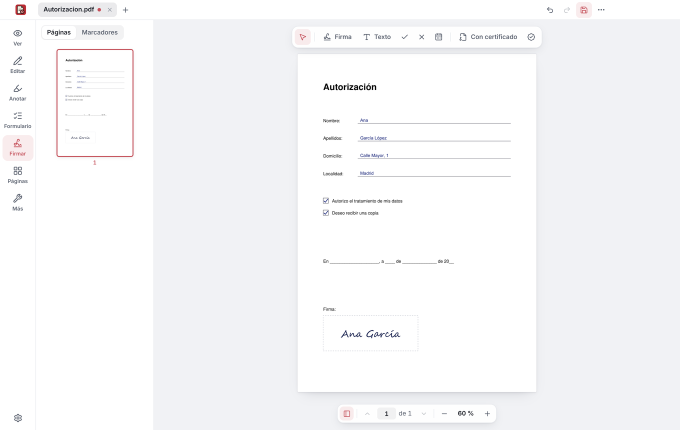
#> input picture .github/firma.png, 1360 x 860 px (shown at 1/2 size)
$ python -i scanworker.py   (imports and definitions only)
#> lines starting #> are read from the running program, lines starting #| are printed output that depends on the picture; after the words box and inside, x2 and y2 are one past the last pixel; in counts of white or black regions, pixels touching at a corner belong together
#> further down, picture is the input picture: shape (860, 1360, 3); mean B, G, R 248.7, 247.2, 247
"""Busca el documento en fotos de papeles, en un proceso aparte.

Se lanza como ``python -m molino_engine --scan-worker <peticion.json> <resultado.json>``
(o el ejecutable empaquetado con los mismos argumentos). Usa OpenCV y NumPy,
que no pueden cargarse dentro del motor (ver wordworker.py), y va aislado igual
que la conversion a Word: con el motor aislado lo lanza el intermediario dentro
del mismo AppContainer.

La peticion la escribe el motor en su carpeta privada: la lista de imagenes que
hay junto a ella (PNG reducidas que el propio motor ha descodificado y vuelto a
guardar: aqui nunca llega el archivo original del usuario). El resultado dice,
para cada una, donde estan las cuatro esquinas del papel en coordenadas
relativas (0..1, en el orden superior izquierda, superior derecha, inferior
derecha, inferior izquierda) o ``null`` si no se encuentra con seguridad.
"""

from __future__ import annotations

import json
import logging
import math
import os
import re
import sys
from typing import Any

EXIT_OK = 0
EXIT_USAGE = 2
EXIT_UNAVAILABLE = 3
EXIT_FAILED = 4

_NAME = re.compile(r"^det-\d{1,4}\.png$")
MAX_IMAGES = 500
MAX_REQUEST = 256 * 1024
MAX_IMAGE_BYTES = 40 * 1024 * 1024
# Lado mayor con el que se busca el papel: de sobra para encontrar sus bordes y rapido.
WORK_SIZE = 720
# El papel ocupa al menos esta parte de la foto: lo mas pequeno suele ser otra cosa.
MIN_AREA = 0.18
# Si ocupa casi toda la foto no hay fondo que quitar: mejor la foto entera.
MAX_AREA = 0.985
# Diferencia minima de color entre el papel y lo que lo rodea (en Lab de OpenCV).
MIN_CONTRAST = 18.0


def _libs() -> tuple[Any, Any]:
    import cv2
    import numpy as np

    return cv2, np


def _order(points: Any) -> Any:
    """Las cuatro esquinas en el orden de las agujas del reloj, empezando por la superior izquierda."""
    _, np = _libs()
    pts = np.asarray(points, dtype=np.float64).reshape(4, 2)
    center = pts.mean(axis=0)
    # Con el eje y hacia abajo, el angulo crece en el sentido de las agujas del reloj.
    pts = pts[np.argsort(np.arctan2(pts[:, 1] - center[1], pts[:, 0] - center[0]))]
    return np.roll(pts, -int(np.argmin(pts.sum(axis=1))), axis=0)


def _contrast(quad: Any, lab: Any) -> float:
    """Diferencia entre el color justo dentro del borde y el de justo fuera.

    Con la mediana, que no se deja llevar por el texto: el borde de un papel
    sobre una mesa separa colores distintos; el contorno de un bloque de texto
    (lo que se encontraria en un escaneo o en una foto sin fondo) tiene papel
    blanco a los dos lados.
    """
    cv2, np = _libs()
    height, width = lab.shape[:2]
    mask = np.zeros((height, width), np.uint8)
    cv2.fillConvexPoly(mask, np.round(quad).astype(np.int32), 255)
    size = max(3, round(0.025 * max(height, width)))
    kernel = cv2.getStructuringElement(cv2.MORPH_RECT, (size, size))
    outer = cv2.subtract(cv2.dilate(mask, kernel), mask)
    inner = cv2.subtract(mask, cv2.erode(mask, kernel))
    if cv2.countNonZero(outer) < 50 or cv2.countNonZero(inner) < 50:
        return 0.0
    inside = np.median(lab[inner > 0], axis=0).astype(np.float64)
    outside = np.median(lab[outer > 0], axis=0).astype(np.float64)
    return float(np.linalg.norm(inside - outside))


def _score(quad: Any, width: int, height: int, lab: Any) -> float:
    """Lo grande que es el cuadrilatero si parece una hoja de papel; 0 si no lo parece."""
    cv2, np = _libs()
    area = abs(float(cv2.contourArea(quad.astype(np.float32))))
    share = area / float(width * height)
    if not MIN_AREA <= share <= MAX_AREA:
        return 0.0
    if not cv2.isContourConvex(quad.astype(np.float32).reshape(-1, 1, 2)):
        return 0.0
    sides = [float(np.linalg.norm(quad[i] - quad[(i + 1) % 4])) for i in range(4)]
    if min(sides) < 8:
        return 0.0
    # Una hoja vista con algo de perspectiva: esquinas no muy lejos de los 90
    # grados y lados opuestos parecidos.
    for i in range(4):
        before, here, after = quad[i - 1], quad[i], quad[(i + 1) % 4]
        a, b = before - here, after - here
        cosine = float(np.dot(a, b)) / (float(np.linalg.norm(a) * np.linalg.norm(b)) + 1e-9)
        if not 50.0 <= math.degrees(math.acos(max(-1.0, min(1.0, cosine)))) <= 130.0:
            return 0.0
    if min(sides[0], sides[2]) / max(sides[0], sides[2]) < 0.55 or min(sides[1], sides[3]) / max(sides[1], sides[3]) < 0.55:
        return 0.0
    # El propio marco de la foto no es un papel.
    margin_x, margin_y = 0.012 * width, 0.012 * height
    framed = sum(
        1 for x, y in quad if (x < margin_x or x > width - margin_x) and (y < margin_y or y > height - margin_y)
    )
    if framed >= 3 or _contrast(quad, lab) < MIN_CONTRAST:
        return 0.0
    return share


def _quads(binary: Any, lab: Any, *, retrieval: int, box_fallback: bool) -> list[tuple[float, Any]]:
    """Cuadrilateros candidatos en una imagen en blanco y negro (bordes o zona del papel)."""
    cv2, _ = _libs()
    height, width = binary.shape[:2]
    found: list[tuple[float, Any]] = []
    contours, _ = cv2.findContours(binary, retrieval, cv2.CHAIN_APPROX_SIMPLE)
    total = float(width * height)
    for contour in sorted(contours, key=cv2.contourArea, reverse=True)[:8]:
        hull = cv2.convexHull(contour)
        if cv2.contourArea(hull) < MIN_AREA * total:
            break
        perimeter = cv2.arcLength(hull, True)
        quad = None
        for tolerance in (0.015, 0.02, 0.03, 0.04, 0.05, 0.065, 0.08):
            approx = cv2.approxPolyDP(hull, tolerance * perimeter, True)
            if len(approx) == 4:
                quad = approx.reshape(4, 2)
                break
            if len(approx) < 4:
                break
        if quad is None and box_fallback:
            # Esquinas redondeadas o dobladas: el rectangulo que mejor la envuelve.
            quad = cv2.boxPoints(cv2.minAreaRect(hull))
        if quad is None:
            continue
        quad = _order(quad)
        score = _score(quad, width, height, lab)
        if score > 0:
            found.append((score, quad))
    return found


def find_document(image: Any) -> list[list[float]] | None:
    """Esquinas del papel en una imagen BGR de OpenCV, relativas a su tamano; None si no se ve claro."""
    cv2, np = _libs()
    height, width = image.shape[:2]
    scale = min(1.0, WORK_SIZE / max(height, width))
    if scale < 1.0:
        image = cv2.resize(image, (max(1, round(width * scale)), max(1, round(height * scale))), interpolation=cv2.INTER_AREA)
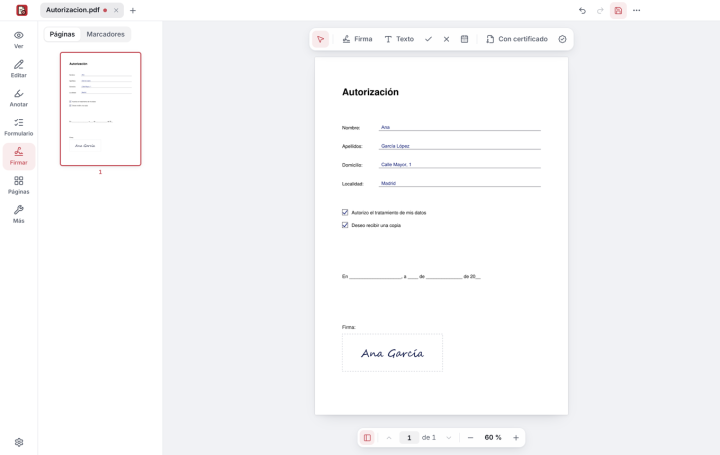
#> image: shape (455, 720, 3); mean of channels 0, 1, 2 248.7, 247.2, 247; drawn as B, G, R
    height, width = image.shape[:2]
    kernel = cv2.getStructuringElement(cv2.MORPH_RECT, (5, 5))
    lab = cv2.cvtColor(cv2.GaussianBlur(image, (3, 3), 0), cv2.COLOR_BGR2LAB)
#> lab: shape (455, 720, 3); mean of channels 0, 1, 2 248.4, 128.1, 127.1
    candidates: list[tuple[float, Any]] = []

    # 1. Bordes: el contorno del papel contra lo que hay detras, con varios
    #    umbrales (fotos con poco contraste y con mucho).
    gray = cv2.GaussianBlur(cv2.cvtColor(image, cv2.COLOR_BGR2GRAY), (5, 5), 0)
    median = float(np.median(gray))
#> median = 250
    for low, high in ((0.66 * median, 1.33 * median), (20.0, 60.0), (50.0, 150.0)):
        low = max(0.0, low)
        edges = cv2.Canny(gray, int(low), int(min(255.0, max(low + 10.0, high))))
        edges = cv2.dilate(edges, kernel, iterations=1)
        edges = cv2.morphologyEx(edges, cv2.MORPH_CLOSE, kernel, iterations=2)
        candidates += _quads(edges, lab, retrieval=cv2.RETR_LIST, box_fallback=False)
#> this loop made 3 passes
#> (low, high) on passes 1, 3: (165, 332.5), (50, 150)
#> pass 1, in find_document, `edges = cv2.Canny(gray, int(low), int(min(255.0, max(low + 10.0, high)..`:
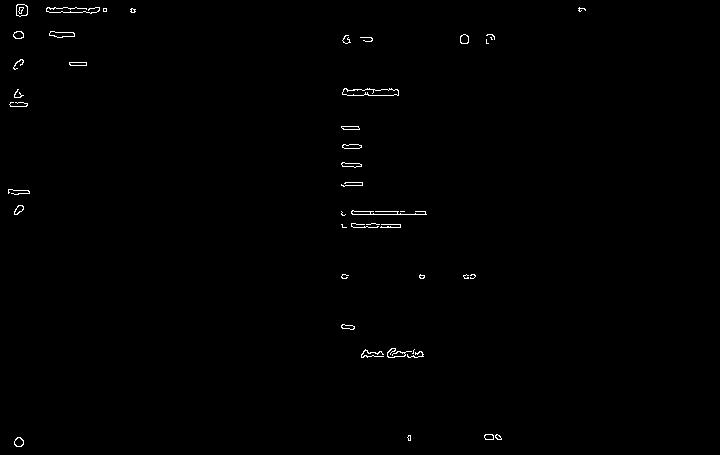
#> edges: shape (455, 720); 0.5% white in thin lines or dots, all inside (x1, y1, x2, y2) = (8, 4, 586, 447)
#> pass 1, in find_document, `edges = cv2.morphologyEx(edges, cv2.MORPH_CLOSE, kernel, iterations=2)`:
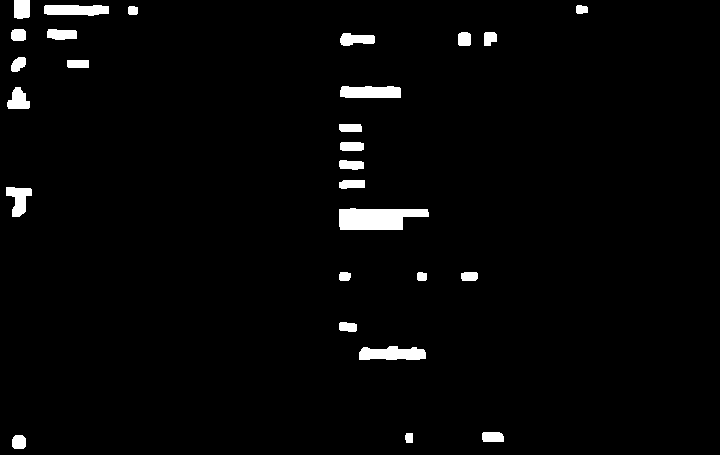
#> edges: shape (455, 720); 2.5% white; 27 white regions, largest, box (x1, y1, x2, y2) and area: (339, 208, 429, 230) 1552, (359, 346, 426, 360) 751, (340, 86, 401, 98) 683
#> after the loop:
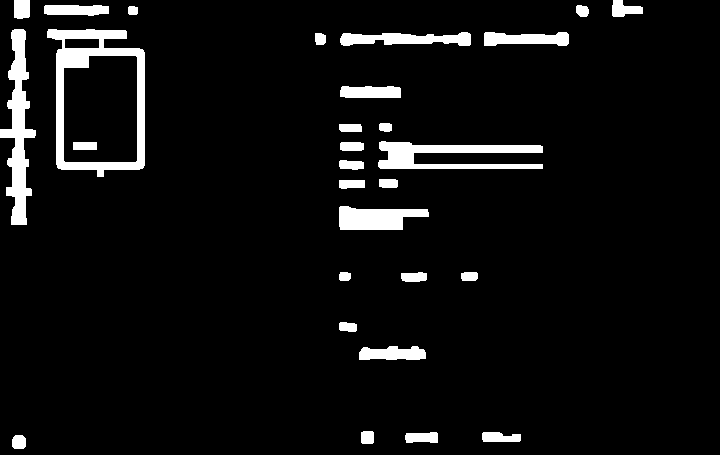
#> edges: shape (455, 720); 5.9% white; 29 white regions, largest, box (x1, y1, x2, y2) and area: (47, 29, 145, 177) 4243, (0, 29, 36, 225) 3017, (378, 141, 543, 169) 2537
#> after the loop, candidates = []

    # 2. Zona del papel: claro y poco saturado frente a una mesa o un fondo de color.
    hsv = cv2.cvtColor(image, cv2.COLOR_BGR2HSV)
#> hsv: shape (455, 720, 3); mean H, S, V 54.1, 2.3, 248.9
    paper = cv2.GaussianBlur(cv2.subtract(hsv[:, :, 2], hsv[:, :, 1]), (7, 7), 0)
    _, mask = cv2.threshold(paper, 0, 255, cv2.THRESH_BINARY + cv2.THRESH_OTSU)
#> mask: shape (455, 720); 50.6% white; 64 black regions (7 under 20 px), largest, box (x1, y1, x2, y2) and area: (162, 2, 720, 455) 145272, (57, 49, 144, 176) 2331, (40, 2, 124, 19) 1398
    mask = cv2.morphologyEx(mask, cv2.MORPH_OPEN, kernel, iterations=2)
#> mask: shape (455, 720); 48.6% white; 18 white regions, largest, box (x1, y1, x2, y2) and area: (316, 58, 567, 414) 82668, (0, 0, 610, 455) 65627, (63, 55, 138, 163) 6518
    mask = cv2.morphologyEx(mask, cv2.MORPH_CLOSE, kernel, iterations=3)
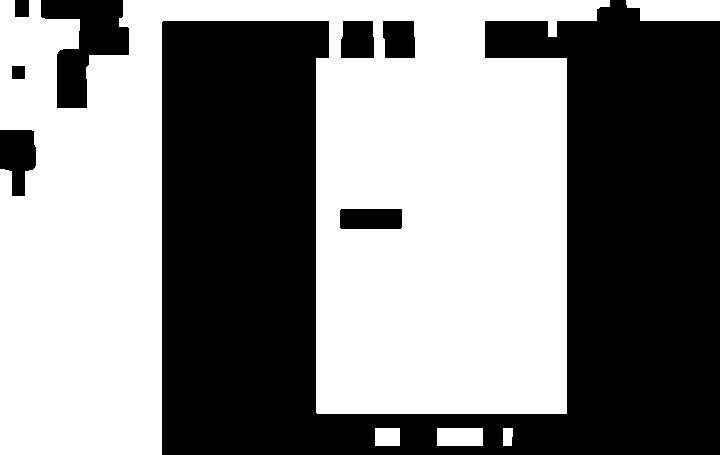
#> mask: shape (455, 720); 52.1% white; 8 black regions
    candidates += _quads(mask, lab, retrieval=cv2.RETR_EXTERNAL, box_fallback=True)
#> in _quads (call 4), `contours, _ = cv2.findContours(binary, retrieval, cv2.CHAIN_APPROX_SIM..`: contours = 5 contours; box (x1, y1, x2, y2) and area: (0, 0, 610, 455) 169496, (626, 0, 720, 21) 1676, (437, 428, 483, 446) 765, (375, 428, 400, 446) 408, (503, 428, 513, 446) 144
#> the loop in _quads (call 4), `for contour in sorted(contours, key=cv2.contourArea, reverse=True)[:8]:` made 2 passes
#> (perimeter, center in _order, area in _score, share in _score, sides in _score, margin_x in _score, margin_y in _score) on pass 1: (2046.3, [293.8, 216.8], 254240.5, 0.776, [609, 415.2, 567.5, 454], 8.64, 5.46)
#> pass 1, in _contrast (call 3), `outer = cv2.subtract(cv2.dilate(mask, kernel), mask)`:
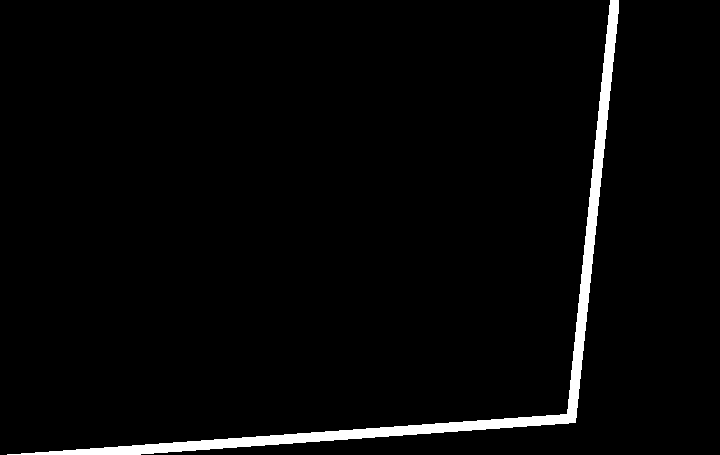
#> outer: shape (455, 720); 2.8% white; 1 white region, box (x1, y1, x2, y2) and area: (7, 0, 619, 455) 9022
#> pass 1, in _contrast (call 3), `inner = cv2.subtract(mask, cv2.erode(mask, kernel))`:
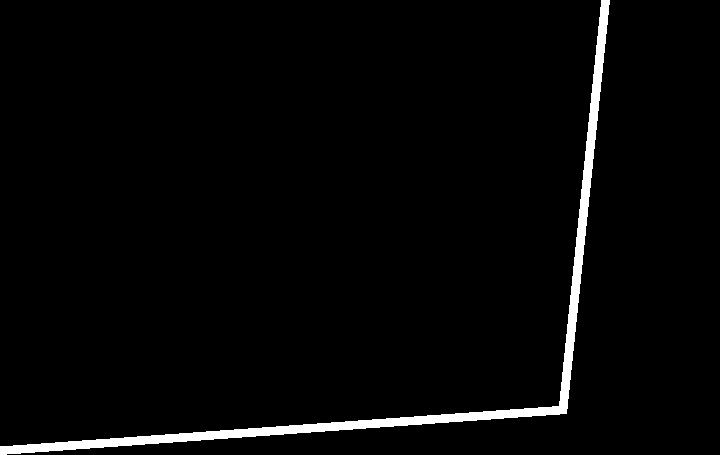
#> inner: shape (455, 720); 2.6% white; 1 white region, box (x1, y1, x2, y2) and area: (0, 0, 610, 455) 8452

    if not candidates:
        return None
    _, quad = max(candidates, key=lambda item: item[0])
    return [[round(min(1.0, max(0.0, float(x) / width)), 5), round(min(1.0, max(0.0, float(y) / height)), 5)] for x, y in quad]


# [58 lines left out: function main, not called in this run]

>>> import cv2
>>> picture = cv2.imread('../../.github/firma.png')
>>> result = find_document(picture)

$ run again, on .github/home.png
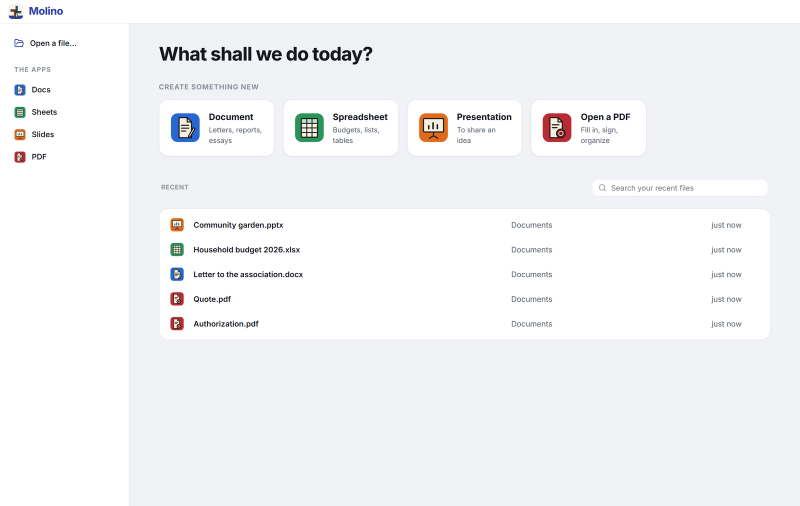
#> input picture .github/home.png, 1600 x 1012 px (shown at 1/2 size)
#> picture is the input picture: shape (1012, 1600, 3); mean B, G, R 245.8, 244.1, 243.7
#> lab: shape (455, 720, 3); mean of channels 0, 1, 2 245.6, 128.1, 127
#> median = 242
#> the loop in find_document, `for low, high in ((0.66 * median, 1.33 * median), (20.0, 60.0), (50.0,..` made 3 passes
#> (low, high) on passes 1 to 3: (159.7, 321.9), (20, 60), (50, 150)
#> pass 1, in find_document, `edges = cv2.morphologyEx(edges, cv2.MORPH_CLOSE, kernel, iterations=2)`:
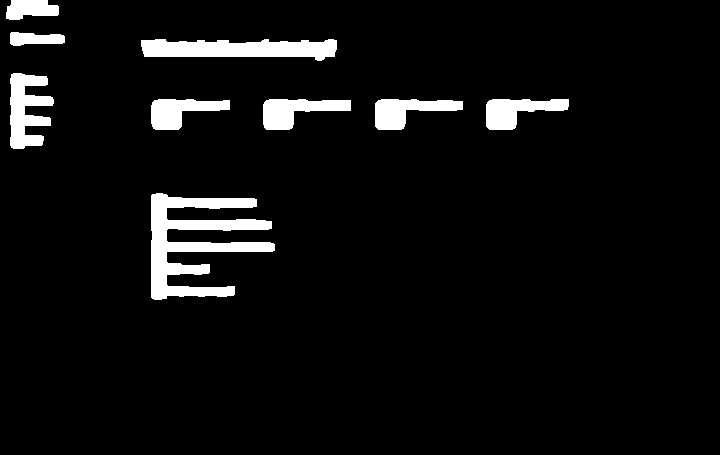
#> edges: shape (455, 720); 5.6% white; 9 white regions, largest, box (x1, y1, x2, y2) and area: (151, 193, 275, 300) 5819, (141, 39, 337, 61) 3111, (10, 73, 54, 149) 2079
#> after the loop in find_document, `for low, high in ((0.66 * median, 1.33 * median), (20.0, 60.0), (50.0,..`: candidates = []
#> hsv: shape (455, 720, 3); mean H, S, V 63.9, 4.4, 246.6
#> in find_document, `mask = cv2.morphologyEx(mask, cv2.MORPH_CLOSE, kernel, iterations=3)`:
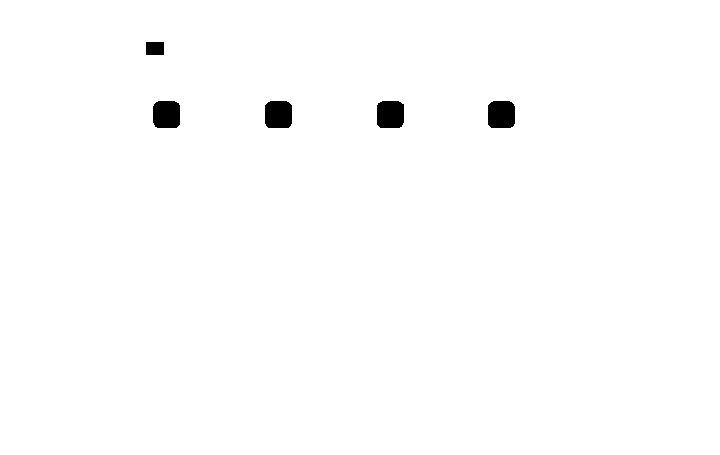
#> mask: shape (455, 720); 99.1% white; 5 black regions, box (x1, y1, x2, y2) and area: (265, 101, 292, 128) 693, (377, 101, 404, 128) 693, (488, 101, 515, 128) 692, (153, 101, 180, 128) 691, (146, 42, 164, 55) 234

$ run again, on .github/imprimir.png
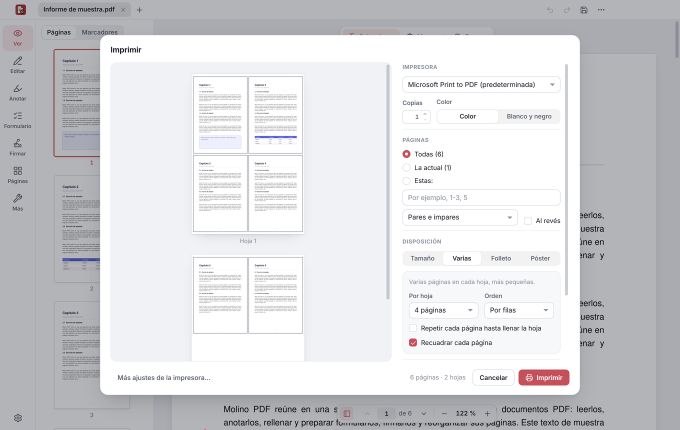
#> input picture .github/imprimir.png, 1360 x 860 px (shown at 1/2 size)
#> picture is the input picture: shape (860, 1360, 3); mean B, G, R 217.4, 215, 214.7
#> lab: shape (455, 720, 3); mean of channels 0, 1, 2 219, 128.3, 126.6
#> median = 240
#> the loop in find_document, `for low, high in ((0.66 * median, 1.33 * median), (20.0, 60.0), (50.0,..` made 3 passes
#> (low, high) on passes 1 to 3: (158.4, 319.2), (20, 60), (50, 150)
#> pass 1, in find_document, `edges = cv2.morphologyEx(edges, cv2.MORPH_CLOSE, kernel, iterations=2)`:
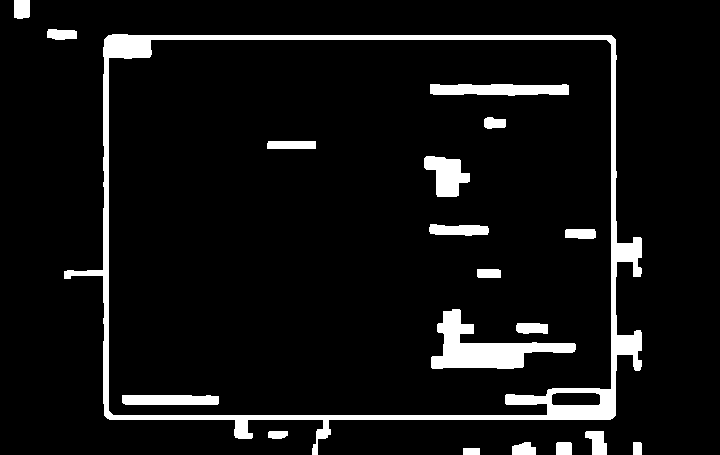
#> edges: shape (455, 720); 7.5% white; 19 white regions, largest, box (x1, y1, x2, y2) and area: (64, 34, 642, 455) 13611, (431, 309, 576, 369) 3455, (430, 84, 569, 96) 1421
#> hsv: shape (455, 720, 3); mean H, S, V 78.9, 4.9, 217.8
#> contours = 1 contour; box (x1, y1, x2, y2) and area: (106, 37, 614, 418) 192576
#> the loop in _quads (call 4), `for contour in sorted(contours, key=cv2.contourArea, reverse=True)[:8]:` made 1 pass
#> (perimeter, center in _order, area in _score, share in _score, sides in _score, margin_x in _score, margin_y in _score) on pass 1: (1760.7, [359.5, 227], 188259, 0.575, [502, 375, 502, 375], 8.64, 5.46)
#> pass 1, in _contrast (call 8), `inner = cv2.subtract(mask, cv2.erode(mask, kernel))`:
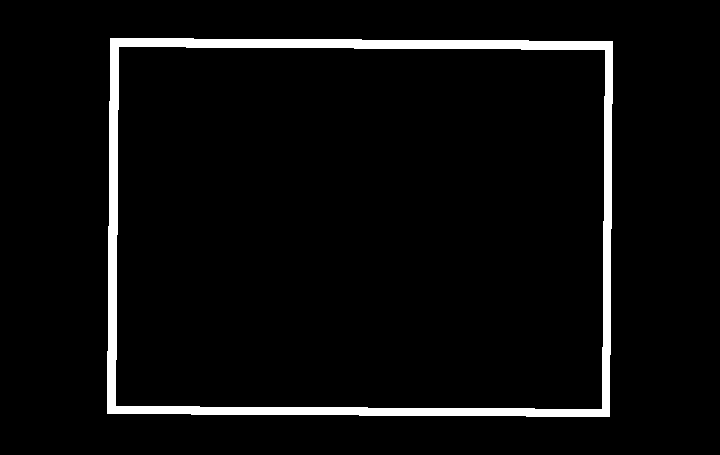
#> inner: shape (455, 720); 4.5% white; 1 white region, box (x1, y1, x2, y2) and area: (107, 38, 613, 417) 14756
#> in find_document, `candidates += _quads(mask, lab, retrieval=cv2.RETR_EXTERNAL, box_fallb..`: candidates = [(0.588, [[104, 39], [611, 35], [615, 415], [107, 418]]), (0.575, [[110, 38], [612, 41], [609, 416], [107, 413]])]
#> in find_document, `_, quad = max(candidates, key=lambda item: item[0])`: quad = [[104, 39], [611, 35], [615, 415], [107, 418]]
#> result = [[0.144, 0.0857], [0.849, 0.0769], [0.854, 0.912], [0.149, 0.919]]
